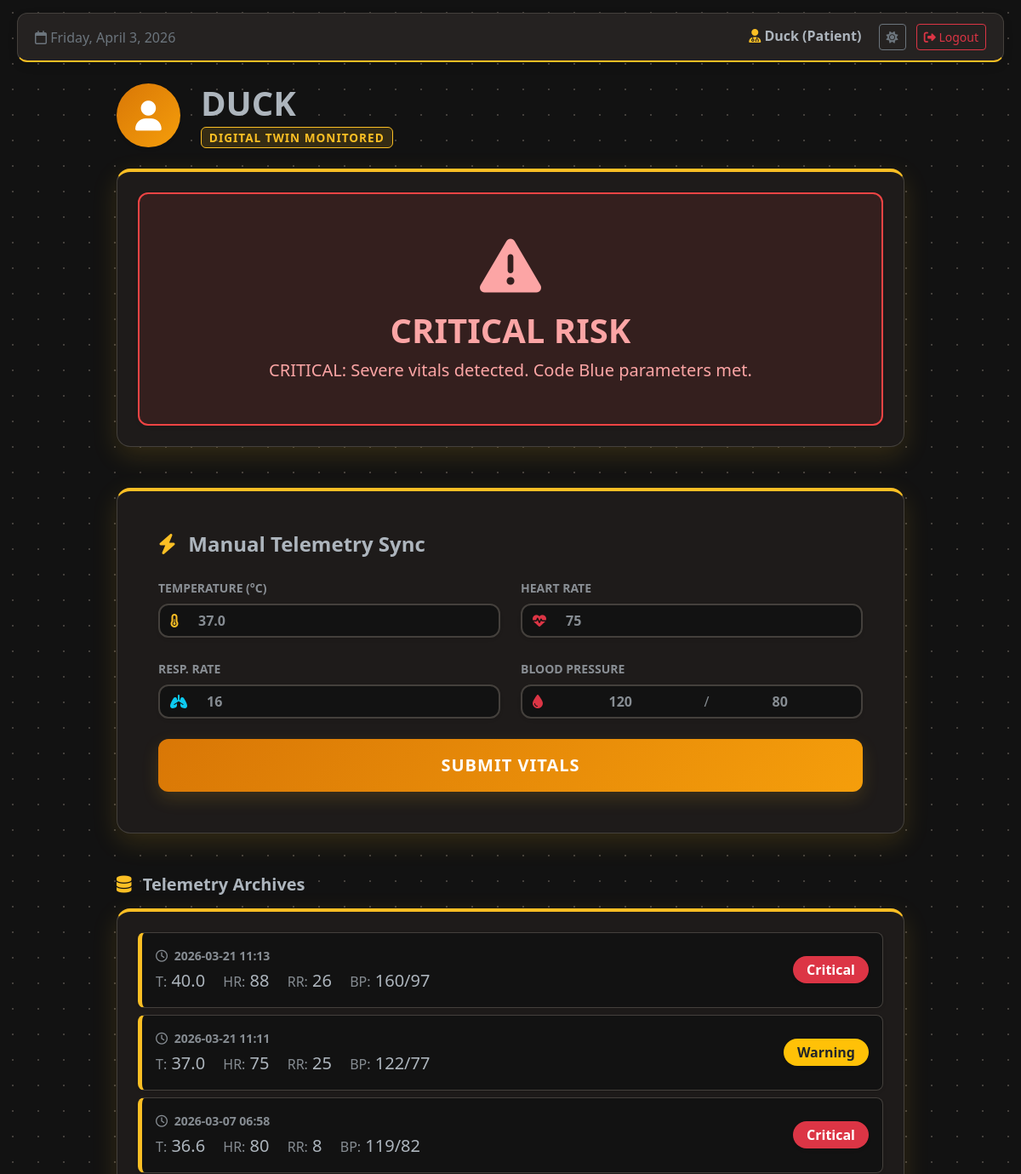
/patient_dashboard (signed in, upper part), run on an earlier commit of the app's database.
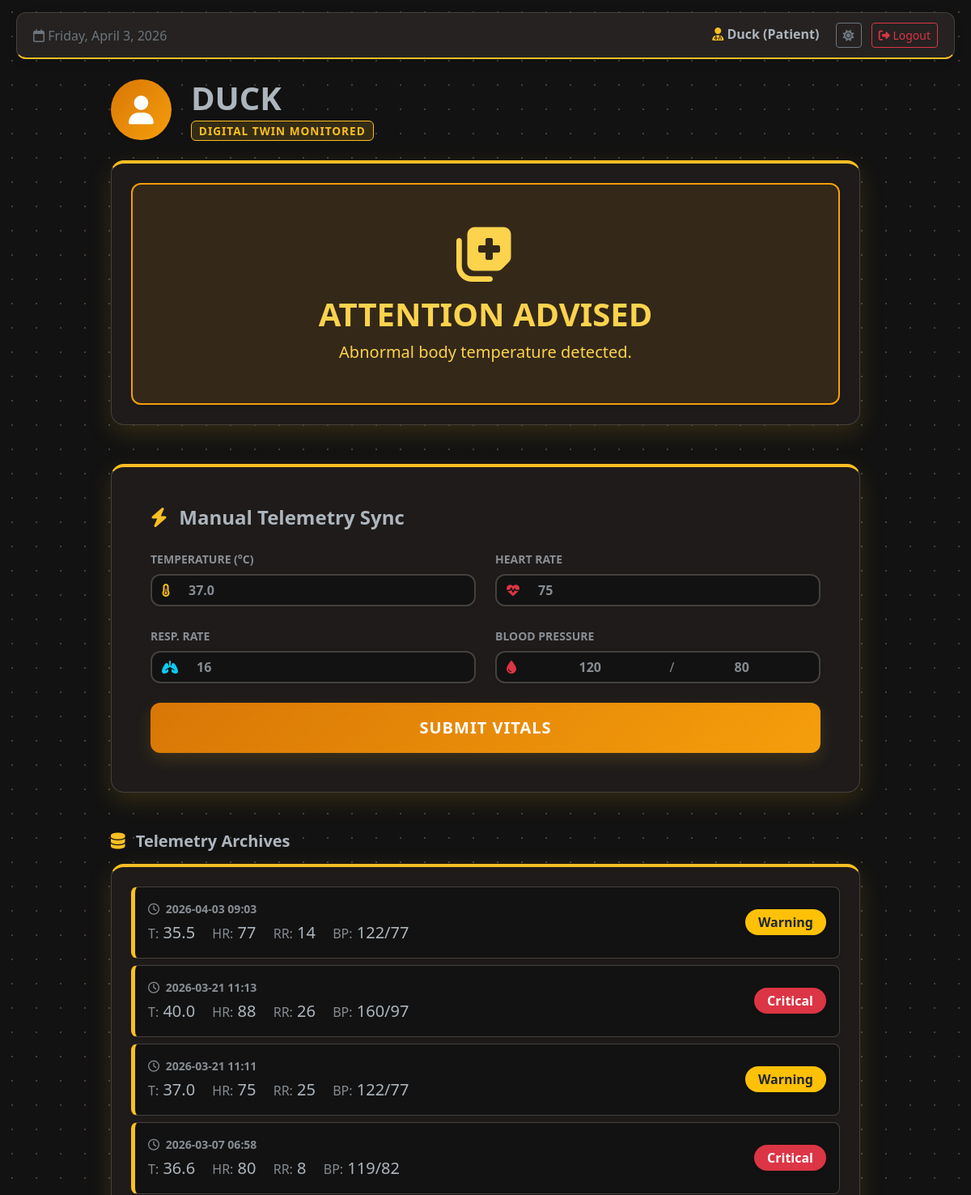
And on a later commit of the database.
### models.py (models this page shows)
class Entry(db.Model):
    id = db.Column(db.Integer, primary_key=True)
    user_id = db.Column(db.Integer, db.ForeignKey("user.id"), nullable=True)
    name = db.Column(db.String(100), nullable=False)
    temp = db.Column(db.Float, nullable=False)
    hr = db.Column(db.Integer, nullable=False)
    rr = db.Column(db.Integer, nullable=False)
    sys_bp = db.Column(db.Integer, nullable=True)
    dia_bp = db.Column(db.Integer, nullable=True)
    status = db.Column(db.String(20), nullable=False)
    advice = db.Column(db.String(200), nullable=True)
    timestamp = db.Column(db.DateTime, default=datetime.utcnow)

### app.py (the view)
@app.route("/patient_dashboard")
@login_required
def patient_dashboard():
    if current_user.role != "patient":
        return redirect(url_for("home"))
    my_entries = (
        Entry.query.filter_by(user_id=current_user.id)
        .order_by(Entry.timestamp.desc())
        .all()
    )
    current_status = my_entries[0].status if my_entries else "Unknown"
    latest_advice = my_entries[0].advice if my_entries else "No data logged yet."
    return render_template(
        "patient_home.html",
        entries=my_entries,
        status=current_status,
        advice=latest_advice,
    )

### app.py (called while the page is built)
@login_manager.user_loader
def load_user(user_id):
    return db.session.get(User, int(user_id))

### templates/patient_home.html (shortened to what the changed rows need)
{% extends "base.html" %} {% block content %}
<div class="container mt-4 mb-5">
  <div class="row mb-4">
    <div class="col-lg-10 mx-auto">
      <div class="d-flex align-items-center">
        <div>
          <h1 class="fw-bold mb-0 text-body text-uppercase">
            {{ current_user.username }}
          </h1>
        </div>
      </div>
    </div>
  </div>
  <div class="row mb-5">
    <div class="col-lg-10 mx-auto">
      <div class="yellow-card p-4 text-center">
        {% if status == 'High' or status == 'Critical' %}
        <div class="status-box status-critical shadow-sm">
          <i class="fa-solid fa-triangle-exclamation display-2 mb-3"></i>
          <h1 class="fw-bold mb-2">CRITICAL RISK</h1>
          <p class="fs-5 mb-0 fw-medium">{{ advice }}</p>
        </div>
        {% elif status == 'Warning' %}
        <div class="status-box status-warning shadow-sm">
          <i class="fa-solid fa-notes-medical display-2 mb-3"></i>
          <h1 class="fw-bold mb-2">ATTENTION ADVISED</h1>
          <p class="fs-5 mb-0 fw-medium">{{ advice }}</p>
        </div>
        {% elif status == 'Stable' %}
        <div class="status-box status-stable shadow-sm">
          <i class="fa-solid fa-heart-circle-check display-2 mb-3"></i>
          <h1 class="fw-bold mb-2">BIOMETRICS STABLE</h1>
          <p class="fs-5 mb-0 fw-medium">{{ advice }}</p>
        </div>
        {% endif %}
      </div>
    </div>
  </div>
  <div class="row mb-5 pb-5">
    <div class="col-lg-10 mx-auto">
      <div class="yellow-card p-4">
        <div id="historyContainer" class="d-flex flex-column gap-2">
          {% for entry in entries %} {% set badge_color = 'bg-success' %} {% if
          entry.status == 'High' or entry.status == 'Critical' %}{% set
          badge_color = 'bg-danger' %}{% endif %} {% if entry.status ==
          'Warning' %}{% set badge_color = 'bg-warning text-dark' %}{% endif %}
          <div
            class="history-entry p-3 d-none flex-column flex-md-row justify-content-between align-items-md-center shadow-sm"
          >
            <div>
              <div class="text-muted small fw-bold mb-1">
                <i class="fa-regular fa-clock me-1"></i> {{
                entry.timestamp.strftime('%Y-%m-%d %H:%M') }}
              </div>
              <div class="fs-5 fw-medium text-body">
                <span class="me-3"
                  ><span class="text-muted fs-6">T:</span> {{ entry.temp
                  }}</span
                >
                <span class="me-3"
                  ><span class="text-muted fs-6">HR:</span> {{ entry.hr }}</span
                >
                <span class="me-3"
                  ><span class="text-muted fs-6">RR:</span> {{ entry.rr }}</span
                >
                <span
                  ><span class="text-muted fs-6">BP:</span> {{ entry.sys_bp
                  }}/{{ entry.dia_bp }}</span
                >
              </div>
            </div>
            <div class="mt-2 mt-md-0">
              <span
                class="badge {{ badge_color }} fs-6 px-3 py-2 rounded-pill shadow-sm"
                >{{ entry.status }}</span
              >
            </div>
          </div>
          {% endfor %}
        </div>
      </div>
    </div>
  </div>
</div>
{% endblock %}

What changed in the data, as far as the page shows it:
added Entry: advice "Abnormal body temperature detected.", timestamp "2026-04-03 09:03", temp "35.5", hr "77", rr "14", sys_bp "122", dia_bp "77", status "Warning"
shown differently, row unchanged: Entry (number 2 of 4 on the later page): advice "CRITICAL: Severe vitals detected. Code Blue parameters met." → (not shown)
Also different on the page:
text no longer shown: "CRITICAL RISK"
text now shown: "ATTENTION ADVISED"
